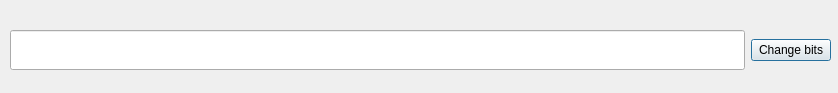
<?xml version="1.0" encoding="UTF-8"?>
<ui version="4.0">
 <class>Dialog</class>
 <widget class="QDialog" name="Dialog">
  <property name="geometry">
   <rect>
    <x>0</x>
    <y>0</y>
    <width>838</width>
    <height>93</height>
   </rect>
  </property>
  <property name="sizePolicy">
   <sizepolicy hsizetype="Fixed" vsizetype="Fixed">
    <horstretch>0</horstretch>
    <verstretch>0</verstretch>
   </sizepolicy>
  </property>
  <property name="windowTitle">
   <string>Parity bits</string>
  </property>
  <widget class="QWidget" name="horizontalLayoutWidget">
   <property name="geometry">
    <rect>
     <x>10</x>
     <y>30</y>
     <width>821</width>
     <height>40</height>
    </rect>
   </property>
   <property name="maximumSize">
    <size>
     <width>16777215</width>
     <height>40</height>
    </size>
   </property>
   <layout class="QHBoxLayout" name="horizontalLayout">
    <item>
     <widget class="QLineEdit" name="lineEdit">
      <property name="sizePolicy">
       <sizepolicy hsizetype="Maximum" vsizetype="Maximum">
        <horstretch>33</horstretch>
        <verstretch>30</verstretch>
       </sizepolicy>
      </property>
      <property name="maximumSize">
       <size>
        <width>900</width>
        <height>40</height>
       </size>
      </property>
      <property name="font">
       <font>
        <family>MS Sans Serif</family>
        <pointsize>24</pointsize>
        <weight>75</weight>
        <bold>true</bold>
       </font>
      </property>
      <property name="text">
       <string/>
      </property>
     </widget>
    </item>
    <item>
     <widget class="QPushButton" name="pushButton">
      <property name="text">
       <string>Change bits</string>
      </property>
     </widget>
    </item>
   </layout>
  </widget>
 </widget>
 <resources/>
 <connections/>
</ui>
